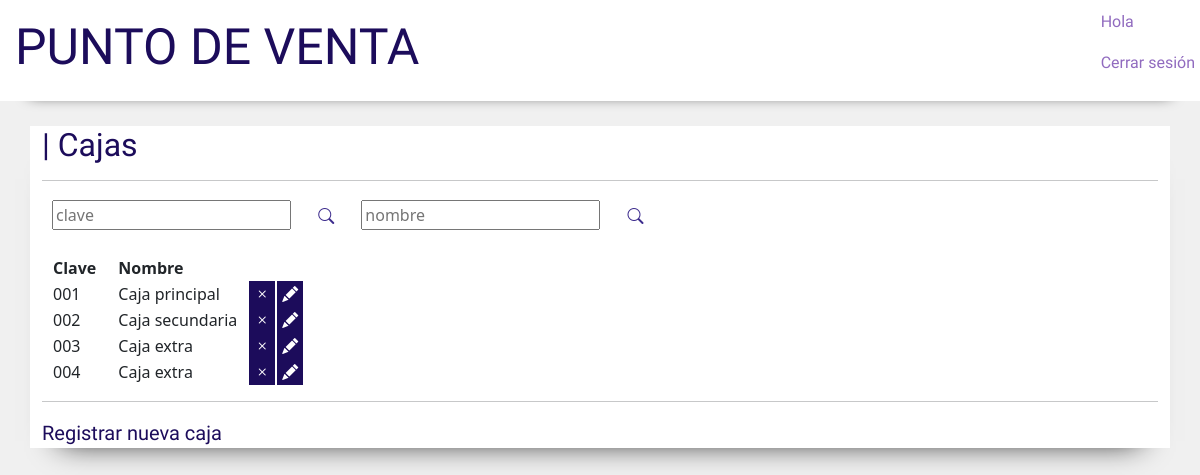
Page /cajas/administrar/ on the earlier database version.
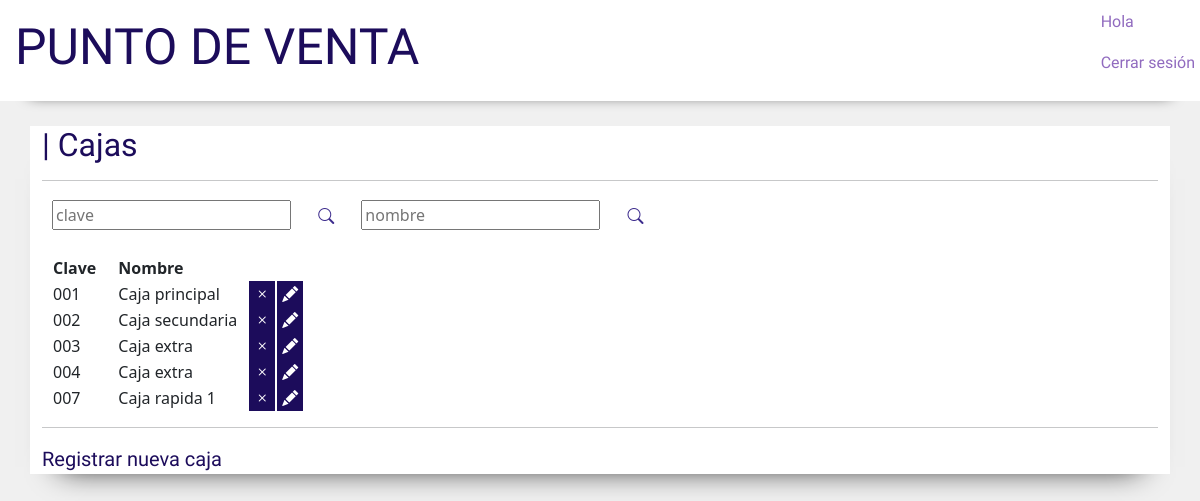
Same page on the later database version.
### manage_models/models.py (models this page shows)
class Caja(models.Model):
    clave = models.CharField(max_length=3)
    nombre = models.CharField(max_length=50)
    estado = models.CharField(choices=ESTADO, max_length=1 , default='C')

### manage_models/views.py (the view)
# urls.py: path('cajas/administrar/' , views.cajas_lista , name='cajas_lista'),
def cajas_lista(request):
    cajas_data = Caja.objects.all()
    return render(request, 'manage_models/cajas_lista.html' , {'cajas':cajas_data})

### manage_models/templates/manage_models/cajas_lista.html (shortened to what this page needs)
{% extends 'home/base.html' %}
{% load static %}
{% block content %}
<div class="usuarios_maincontainer container">
    <h2 class="usuarios_titulo">| Cajas</h2>
    <hr>
    <input type="text" id="buscar_clave_input" placeholder="clave" class="barra_busqueda">
    <button id="buscar_clave" class="btn buscar_boton"><i class="bi bi-search"></i></button>
    <input type="text" id="buscar_nombre_caja_input" placeholder="nombre" class="barra_busqueda">
    <button id="buscar_nombre_caja" class="btn buscar_boton"><i class="bi bi-search"></i></button>
    <table>
        <thead>
            <tr>
                <th>
                    <p class="usuarios_espaciado"><strong>Clave</strong></p>
                </th>
                <th>
                    <p class="usuarios_espaciado"><strong>Nombre</strong></p>
                </th>
            </tr>
        </thead>
        <tbody id="tabla_cajas">
            {% for caja in cajas %}
            <tr>
                <td>
                    <p class="usuarios_tablecontent usuarios_espaciado">{{caja.clave}}</p>
                </td>
                <td>
                    <p class="usuarios_tablecontent usuarios_espaciado">{{caja.nombre}}</p>
                </td>
                <td >
                    <a href="{% url 'borrar_caja' pk=caja.pk %}" class="deleteuser"><i class="bi bi-x user_butonicon"></i></a>
                </td>
                <td >
                    <a href="{% url 'editar_caja' pk=caja.pk %}" class="deleteuser"><i class="bi bi-pencil-fill user_butonicon"></i></i></a>
                </td>
            {%endfor%}
        </tbody>
    </table>
    <hr>
    <a href="{% url 'registrar_caja' %}" class="link_registrar_usuario">Registrar nueva caja</a>
</div>
{% endblock %}

Differences in the rows shown:
added Caja: clave "007", nombre "Caja rapida 1"
